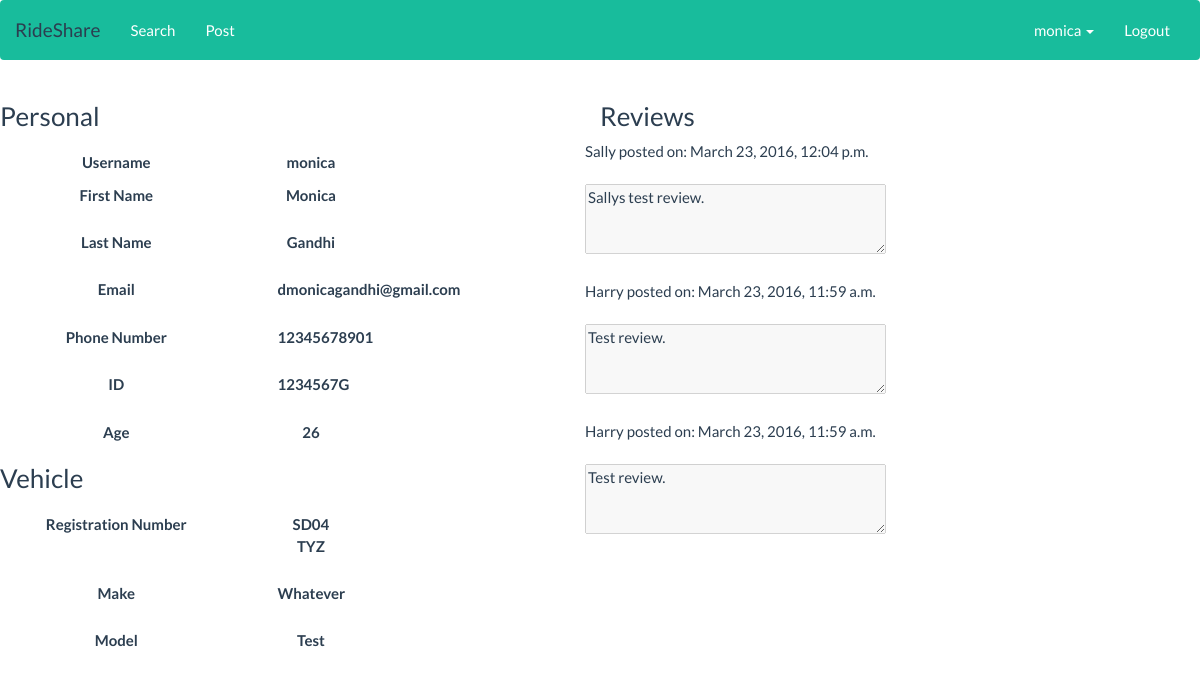
/profile/ (signed in), run on the app's committed database.
### rideshare/models.py (models this page shows, shortened)
class Users_Reg(models.Model):
    user = models.OneToOneField(User)
    phone = models.BigIntegerField(validators=[MaxValueValidator(99999999999)])
    age = models.IntegerField(null=True, default=18,
        validators=[
            MaxValueValidator(80),
            MinValueValidator(16)
        ])
    identity_number = models.CharField(max_length=8)
    class Meta:
        db_table = "users"

class Vehicle(models.Model):
    reg_no = models.CharField(max_length=8)
    make = models.CharField(max_length=30)
    model = models.CharField(max_length=30)
    user = models.ForeignKey(User, primary_key=True)
    class Meta:
        db_table = "vehicle"

class Review(models.Model):
    description = models.TextField(max_length=150, null=True)
    posted_at = models.DateTimeField()
    posted_by = models.TextField(max_length=30, null=True)
    user = models.ForeignKey(User)
    class Meta:
        db_table = "review"

### rideshare/views.py (the view)
# urls.py: url(r'^profile/$', views.get_user_profile, name='profile'),
@login_required
def get_user_profile(request):
	profile_info = Users_Reg.objects.get(user__username = request.user)
	exists = False
	try:
		vehicle_list = Vehicle.objects.get(user__username = request.user)
		if not vehicle_list is None:
			review_list = Review.objects.filter(user__username = request.user).order_by('-posted_at')[:3]
			exists = True
			return render(request, 'rideshare/profile.html', {'profile': request.user, 'profile_info': profile_info, 'vehicle': vehicle_list,
					'review_list':review_list, 'exists': exists})
	except:
		return render(request, 'rideshare/profile.html', {'profile': request.user, 'profile_info': profile_info, 'exists': exists})

### templates/rideshare/profile.html (shortened to what this page needs)
<!DOCTYPE html>
{% extends 'rideshare/base.html' %}
{% block body_block %}
	<form class="form-horizontal" id="user_form" enctype="multipart/form-data">
		<div style="float:left; width: 50%">
				<h3>Personal</h3>
				<div class="form-group">
					<label class="col-lg-5 control-label">Username</label>
						<div class="col-lg-5">
							<label class="col-lg-5 control-label">{{ user.username }}</label>
						</div>
					<label class="col-lg-5 control-label">First Name</label>
						<div class="col-lg-5">
							<label class="col-lg-5 control-label">{{ user.first_name }}</label>
						</div>
				</div>
				<div class="form-group">
					<label class="col-lg-5 control-label">Last Name</label>
						<div class="col-lg-5">
							<label class="col-lg-5 control-label">{{ user.last_name }}</label>
						</div>
				</div>
				<div class="form-group">
					<label class="col-lg-5 control-label">Email</label>
						<div class="col-lg-5">
							<label class="col-lg-5 control-label">{{ user.email }}</label>
						</div>
				</div>
				<div class="form-group">
					<label class="col-lg-5 control-label">Phone Number</label>
						<div class="col-lg-5">
							<label class="col-lg-5 control-label">{{ profile_info.phone }}</label>
						</div>
				</div>
				<div class="form-group">
					<label class="col-lg-5 control-label">ID</label>
						<div class="col-lg-5">
							<label class="col-lg-5 control-label">{{ profile_info.identity_number }}</label>
						</div>
				</div>
				<div class="form-group">
					<label class="col-lg-5 control-label">Age</label>
						<div class="col-lg-5">
							<label class="col-lg-5 control-label">{{ profile_info.age }}</label>
						</div>
				</div>
			{% if exists %}
				<h3>Vehicle</h3>
				<div class="form-group">
					<label class="col-lg-5 control-label">Registration Number</label>
						<div class="col-lg-5">
							<label class="col-lg-5 control-label">{{ vehicle.reg_no }}</label>
						</div>
				</div>
				<div class="form-group">
					<label class="col-lg-5 control-label">Make</label>
						<div class="col-lg-5">
							<label class="col-lg-5 control-label">{{ vehicle.make }}</label>
						</div>
				</div>
				<div class="form-group">
					<label class="col-lg-5 control-label">Model</label>
						<div class="col-lg-5">
							<label class="col-lg-5 control-label">{{ vehicle.model }}</label>
						</div>
				</div>
		</div>
			<div style="float:left; width: 50%">
				<h3>Reviews</h3>
				<div class="form-group">
								{% for review in review_list %}
								{{ review.posted_by  }} posted on: {{ review.posted_at }}</br></br>
								<Textarea disabled class="text" cols="35" rows="3">{{ review.description }}</Textarea>
								{% empty %}
									<Textarea disabled class="text" cols="35" rows="3">No reviews posted yet</Textarea>
								{% endfor %}
				</div>
			{% endif %}
	</form>
{% endblock %}

### templates/rideshare/base.html (shortened to what this page needs)
<!DOCTYPE html>
<html>
    <head>
		{% load staticfiles %}
  <link rel="stylesheet" href="{% static 'CSS/style.css' %}" />
    </head>
    <body>
		<nav class="navbar navbar-inverse">
		  <div class="container-fluid">
			<div class="navbar-header">
			  <a class="navbar-brand" href="/">RideShare <span class="sr-only">(current)</span></a>
			</div>
			<div class="collapse navbar-collapse" id="bs-example-navbar-collapse-2">
			  <ul class="nav navbar-nav">
				<li><a href="/search_ride/">Search </a></li>
				<li><a href="/post_ride/">Post</a></li>
			  </ul>
			  {% if user.is_authenticated %}
			  <ul class="nav navbar-nav navbar-right">
				<li class="dropdown">
				  <a href="/profile/" class="dropdown-toggle" data-toggle="dropdown" role="button" aria-expanded="false"> {{user.username}} <span class="caret"></span></a>
				</li>
				<li><a href="/logout/">Logout</a></li>
			  </ul>
			  {% else %}
			  <ul class="nav navbar-nav navbar-right">
				<li><a href="/login/">Login</a></li>
				<li><a href="/registration/">Register</a></li>
			  </ul>
			  {% endif %}
			</div>
		  </div>
		</nav>
		<div>
			{% block body_block %}{% endblock %}
		</div>
    </body>
</html>

### data on the page
Users_Reg: phone "12345678901", identity_number "1234567G", age "26"
Vehicle: reg_no "SD04 TYZ", make "Whatever", model "Test"
Review: posted_by "Sally", posted_at "March 23, 2016, 12:04 p.m.", description "Sallys test review."
Review: posted_by "Harry", posted_at "March 23, 2016, 11:59 a.m.", description "Test review."
Review: posted_by "Harry", posted_at "March 23, 2016, 11:59 a.m.", description "Test review."

### other printed values
{{ user.username }} "monica"
{{ user.first_name }} "Monica"
{{ user.last_name }} "Gandhi"
{{ user.email }} "dmonicagandhi@gmail.com"
